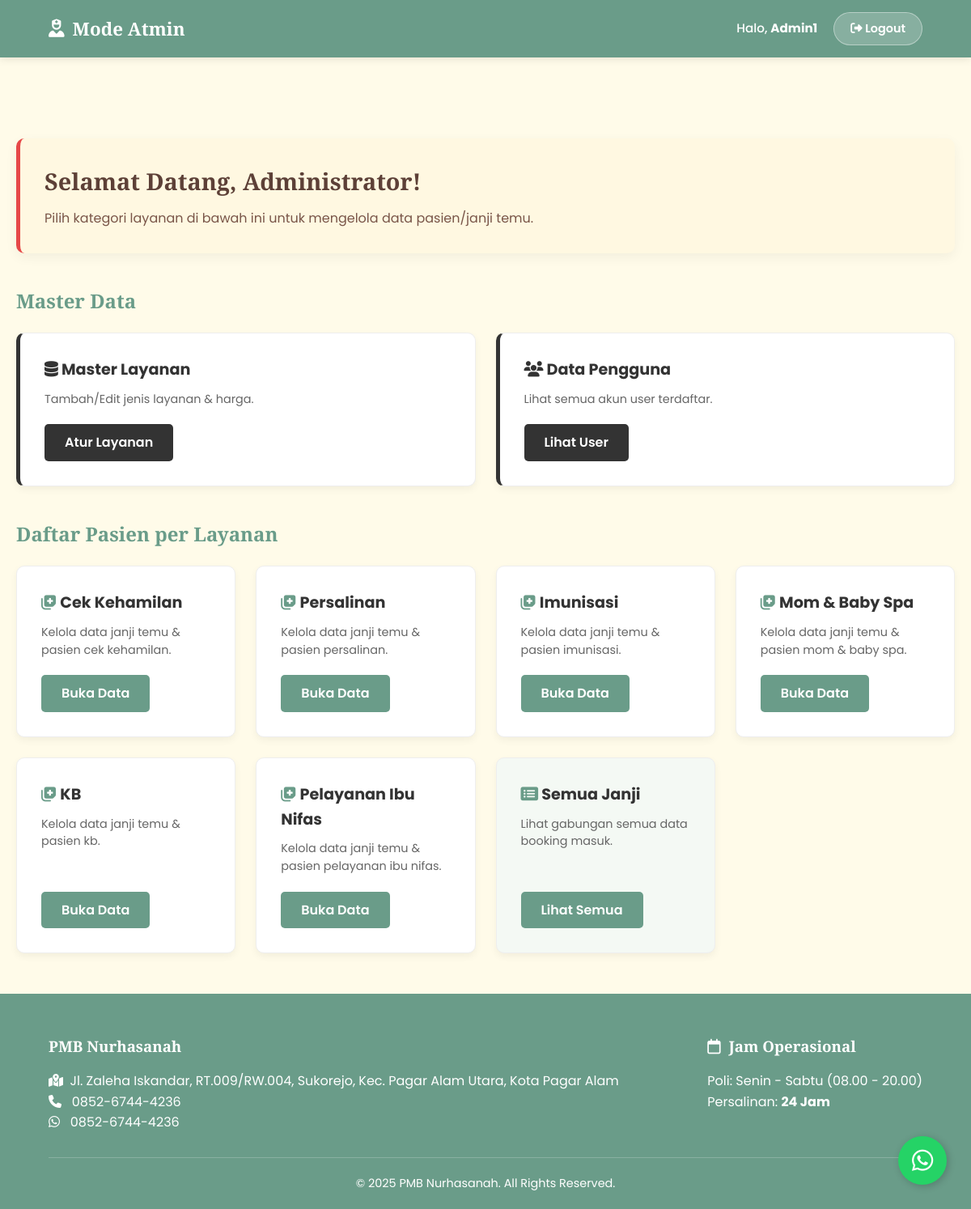
Page /admin/dashboardAdmin.php (signed in) on the committed database.
### tables this page shows
CREATE TABLE `layanan` (
  `id` int(11) NOT NULL,
  `nama_layanan` varchar(100) NOT NULL,
  `deskripsi` text DEFAULT NULL,
  `harga` int(11) NOT NULL,
  `aktif` tinyint(1) DEFAULT 1
);

### admin/dashboardAdmin.php (the view, shortened to what this page needs)
<?php
include '../service/koneksi.php';
$queryLayanan = $conn->query("SELECT * FROM layanan WHERE aktif=1");
?>
<!DOCTYPE html>
<html lang="id">
<head>
    <link rel="stylesheet" href="../asset/style.css">
    <link rel="stylesheet" href="https://cdnjs.cloudflare.com/ajax/libs/font-awesome/6.4.0/css/all.min.css">
</head>
<body>
    <nav class="navbar-dashboard">
        <a href="dashboard_admin.php" class="brand"><i class="fas fa-user-nurse"></i> Mode Atmin</a>
        <div class="nav-right">
            <span class="user-greeting">Halo, <b><?php echo htmlspecialchars($_SESSION['username']); ?></b></span>
            <a href="../service/logout.php" class="btn-logout-nav"><i class="fas fa-sign-out-alt"></i> Logout</a>
        </div>
    </nav>
    <div class="dashboard-container">
        <div class="welcome-banner" style="border-left-color: #e64848;">
            <h2>Selamat Datang, Administrator!</h2>
            <p>Pilih kategori layanan di bawah ini untuk mengelola data pasien/janji temu.</p>
        </div>
        <div class="menu-section">
            <h3 style="margin-top:0;">Master Data</h3>
            <div class="menu-grid" style="margin-bottom: 40px;">
                <div class="menu-card" style="border-left: 5px solid #333;">
                    <div>
                        <h4><i class="fas fa-database"></i> Master Layanan</h4>
                        <p>Tambah/Edit jenis layanan & harga.</p>
                    </div>
                    <a href="managePelayanan.php" class="btn-card" style="background-color: #333;">Atur Layanan</a>
                </div>
                <div class="menu-card" style="border-left: 5px solid #333;">
                    <div>
                        <h4><i class="fas fa-users"></i> Data Pengguna</h4>
                        <p>Lihat semua akun user terdaftar.</p>
                    </div>
                    <a href="manageUser.php" class="btn-card" style="background-color: #333;">Lihat User</a>
                </div>
            </div>
            <h3>Daftar Pasien per Layanan</h3>
            <div class="menu-grid">
                <?php while ($row = $queryLayanan->fetch_assoc()): ?>
                    <div class="menu-card">
                        <div>
                            <h4><i class="fas fa-notes-medical" style="color:var(--primary);"></i> <?php echo $row['nama_layanan']; ?></h4>
                            <p>Kelola data janji temu & pasien <?php echo strtolower($row['nama_layanan']); ?>.</p>
                        </div>
                        <a href="manageJanji.php?layanan_id=<?php echo $row['id']; ?>" class="btn-card">Buka Data</a>
                    </div>
                <?php endwhile; ?>
                <div class="menu-card" style="background-color: #f4f9f4;">
                    <div>
                        <h4><i class="fas fa-list-alt" style="color:var(--primary);"></i> Semua Janji</h4>
                        <p>Lihat gabungan semua data booking masuk.</p>
                    </div>
                    <a href="manageJanji.php" class="btn-card">Lihat Semua</a>
                </div>
            </div>
        </div>
    </div>
</body>
</html>

### asset/style.css (style rules this page uses)
:root { --primary: #6a9c89; --secondary: #c4d7b2; --accent: #e64848; --bg-color: #fffbe9; --text-dark: #333333; --text-light: #ffffff; --white: #ffffff; }
* { margin: 0; padding: 0; box-sizing: border-box }
body { font-family: "Poppins", sans-serif; background-color: var(--bg-color); color: var(--text-dark); line-height: 1.6; }
h1, h2, h3 { font-family: "Playfair Display", serif; color: var(--primary); }
a { text-decoration: none; }
footer { background-color: var(--primary); color: var(--white); padding: 50px 5% 20px; }
.footer-content { display: flex; flex-wrap: wrap; justify-content: space-between; gap: 30px; margin-bottom: 30px; }
.footer-info h3 { color: var(--white); margin-bottom: 15px; }
.footer-copyright { text-align: center; border-top: 1px solid rgba(255, 255, 255, 0.2); padding-top: 20px; font-size: 0.9rem; }
.whatsapp-float { position: fixed; bottom: 30px; right: 30px; background-color: #25d366; color: white; width: 60px; height: 60px; border-radius: 50%; display: flex; align-items: center; justify-content: center; font-size: 30px; box-shadow: 2px 2px 10px rgba(0, 0, 0, 0.2); z-index: 1000; }
.dashboard-container { max-width: 1200px; margin: 100px auto 50px; padding: 0 20px; min-height: 80vh; }
.welcome-banner { background-color: #fff8e1; border-left: 5px solid var(--primary); padding: 30px; border-radius: 10px; box-shadow: 0 5px 15px rgba(0,0,0,0.05); margin-bottom: 40px; }
.welcome-banner h2 { color: #5d4037; font-size: 1.8rem; margin-bottom: 10px; font-family: 'Playfair Display', serif; }
.welcome-banner p { color: #795548; font-size: 1rem; }
.menu-section h3 { margin-bottom: 20px; color: var(--primary); font-size: 1.5rem; font-weight: 700; }
.menu-grid { display: grid; grid-template-columns: repeat(auto-fit, minmax(250px, 1fr)); gap: 25px; }
.menu-card { background: white; padding: 30px; border-radius: 10px; box-shadow: 0 4px 10px rgba(0,0,0,0.05); border: 1px solid #eee; transition: 0.3s; display: flex; flex-direction: column; justify-content: space-between; height: 100%; }
.menu-card h4 { font-size: 1.2rem; color: #333; margin-bottom: 10px; }
.menu-card p { color: #666; font-size: 0.9rem; margin-bottom: 20px; line-height: 1.5; }
.btn-card { display: inline-block; background-color: var(--primary); color: white; padding: 10px 25px; border-radius: 5px; text-decoration: none; font-weight: 600; text-align: center; transition: 0.3s; width: fit-content; }
.navbar-dashboard { background-color: var(--primary); padding: 15px 5%; display: flex; justify-content: space-between; align-items: center; box-shadow: 0 2px 10px rgba(0,0,0,0.1); position: sticky; top: 0; z-index: 1000; color: white; }
.navbar-dashboard .brand { font-size: 1.4rem; font-weight: 700; color: white; text-decoration: none; display: flex; align-items: center; gap: 10px; font-family: 'Playfair Display', serif; }
.navbar-dashboard .nav-right { display: flex; align-items: center; gap: 20px; }
.navbar-dashboard .user-greeting { font-size: 0.95rem; font-weight: 500; }
.btn-logout-nav { background-color: rgba(255, 255, 255, 0.2); color: white; padding: 8px 20px; border-radius: 50px; text-decoration: none; font-size: 0.9rem; font-weight: 600; transition: 0.3s; border: 1px solid rgba(255, 255, 255, 0.4); }

### rows in the picture
layanan: nama_layanan "Cek Kehamilan", nama_layanan "cek kehamilan"
layanan: nama_layanan "Persalinan", nama_layanan "persalinan"
layanan: nama_layanan "Imunisasi", nama_layanan "imunisasi"
layanan: nama_layanan "Mom & Baby Spa", nama_layanan "mom & baby spa"
layanan: nama_layanan "KB", nama_layanan "kb"
layanan: nama_layanan "Pelayanan Ibu Nifas", nama_layanan "pelayanan ibu nifas"

### other values in the picture
$_SESSION['username'] "Admin1"
